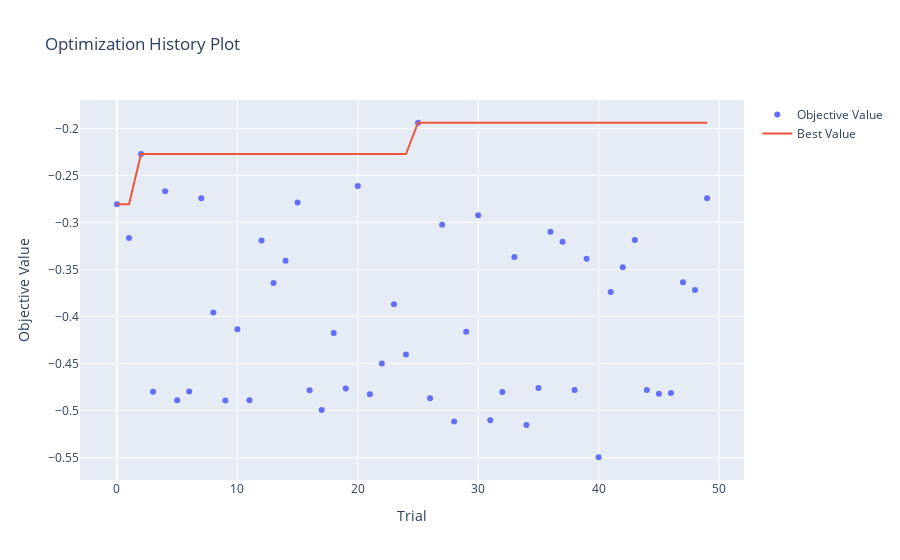

Notebook cell for this chart:
### Code cell
import matplotlib.pyplot as plt
import optuna.visualization

optuna.visualization.plot_optimization_history(study).show()

### Figure 1 — Plotly figure (JSON) as saved in the notebook; plotly's stock layout.template omitted (floating-point values rounded to 4 significant figures)
{"data": [{"mode": "markers", "name": "Objective Value", "type": "scatter", "x": [0, 1, 2, 3, 4, 5, 6, 7, 8, 9, 10, 11, 12, 13, 14, 15, 16, 17, 18, 19, 20, 21, 22, 23, 24, 25, 26, 27, 28, 29, 30, 31, 32, 33, 34, 35, 36, 37, 38, 39, 40, 41, 42, 43, 44, 45, 46, 47, 48, 49], "y": [-0.2808, -0.3166, -0.2273, -0.4801, -0.267, -0.4892, -0.4797, -0.2743, -0.3959, -0.4895, -0.4137, -0.489, -0.3192, -0.3643, -0.3408, -0.2789, -0.4786, -0.4994, -0.4176, -0.4766, -0.2614, -0.4828, -0.4501, -0.387, -0.4405, -0.194, -0.4871, -0.3026, -0.5116, -0.4164, -0.2923, -0.5104, -0.4804, -0.3369, -0.5155, -0.4762, -0.3099, -0.3205, -0.4782, -0.3388, -0.5497, -0.3741, -0.3477, -0.3188, -0.4782, -0.4821, -0.4814, -0.3637, -0.3718, -0.2742]}, {"mode": "lines", "name": "Best Value", "type": "scatter", "x": [0, 1, 2, 3, 4, 5, 6, 7, 8, 9, 10, 11, 12, 13, 14, 15, 16, 17, 18, 19, 20, 21, 22, 23, 24, 25, 26, 27, 28, 29, 30, 31, 32, 33, 34, 35, 36, 37, 38, 39, 40, 41, 42, 43, 44, 45, 46, 47, 48, 49], "y": [-0.2808, -0.2808, -0.2273, -0.2273, -0.2273, -0.2273, -0.2273, -0.2273, -0.2273, -0.2273, -0.2273, -0.2273, -0.2273, -0.2273, -0.2273, -0.2273, -0.2273, -0.2273, -0.2273, -0.2273, -0.2273, -0.2273, -0.2273, -0.2273, -0.2273, -0.194, -0.194, -0.194, -0.194, -0.194, -0.194, -0.194, -0.194, -0.194, -0.194, -0.194, -0.194, -0.194, -0.194, -0.194, -0.194, -0.194, -0.194, -0.194, -0.194, -0.194, -0.194, -0.194, -0.194, -0.194]}, {"marker": {"color": "#cccccc"}, "mode": "markers", "name": "Infeasible Trial", "showlegend": false, "type": "scatter", "x": [], "y": []}], "layout": {"title": {"text": "Optimization History Plot"}, "xaxis": {"title": {"text": "Trial"}}, "yaxis": {"title": {"text": "Objective Value"}}}}
